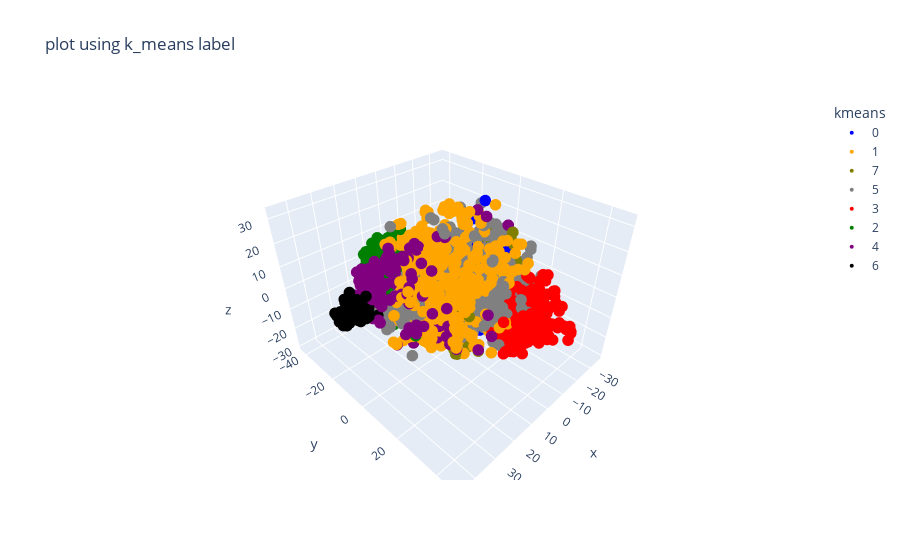
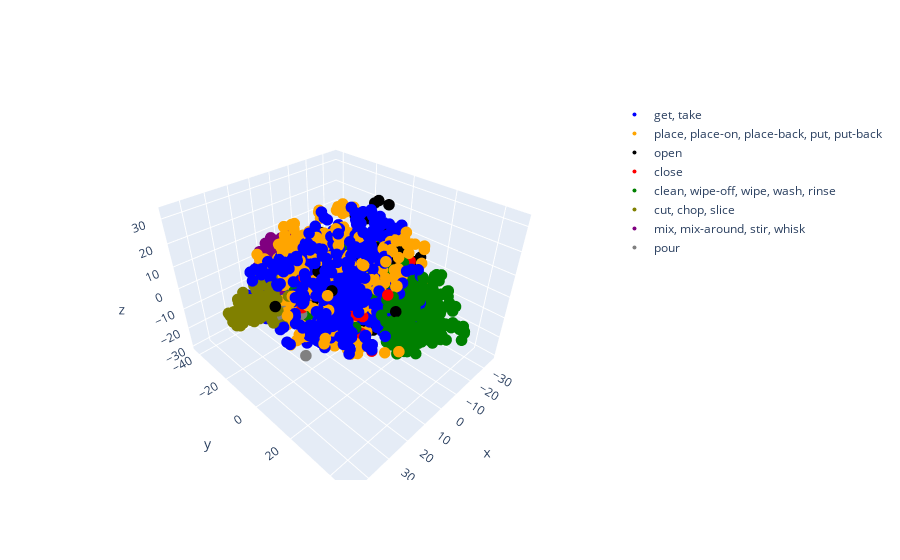

The code cell stored with these charts, in order, in its notebook:
### Markdown cell above
## plot using TSNE 3D

### Code cell
kmeans = KMeans(n_clusters=8, random_state=0, n_init="auto").fit(clips_feature_tensor)
cmap = ['blue', 'orange', 'green', 'red', 'purple', 'gray', 'black', 'olive']
kmeans_color_map = {f"{i}": color for i, color in enumerate(cmap)}

y_kmeans = kmeans.predict(clips_feature_tensor)

tsne = TSNE(n_components=3, random_state=42)
# Addestrare il modello e trasformare i dati
X = tsne.fit_transform(clips_feature_tensor)
# scatter plot of X values
df = pd.DataFrame(X, columns=['x', 'y', 'z'])
df['kmeans'] = y_kmeans.astype(str)
df['labels'] = np.array(labels).astype(str)


#plot label k_means
fig = px.scatter_3d(df, x='x', y='y', z='z', color="kmeans", color_discrete_map=kmeans_color_map, title="plot using k_means label")
fig.update_traces(marker_size=4)
fig.show()


cmap = ['blue', 'orange', 'black', 'red', 'green', 'olive', 'purple', 'gray']
#plot real label
fig = go.Figure()
for i, label in enumerate(LABELS):
    class_data = df[df['labels'] == str(i)]
    fig.add_trace(go.Scatter3d(
        x=class_data['x'], y=class_data['y'], z=class_data['z'],
        mode='markers',
        marker=dict(size=10, color=cmap[i]),
        name=label
    ))
fig.update_traces(marker_size=4)
fig.show()
